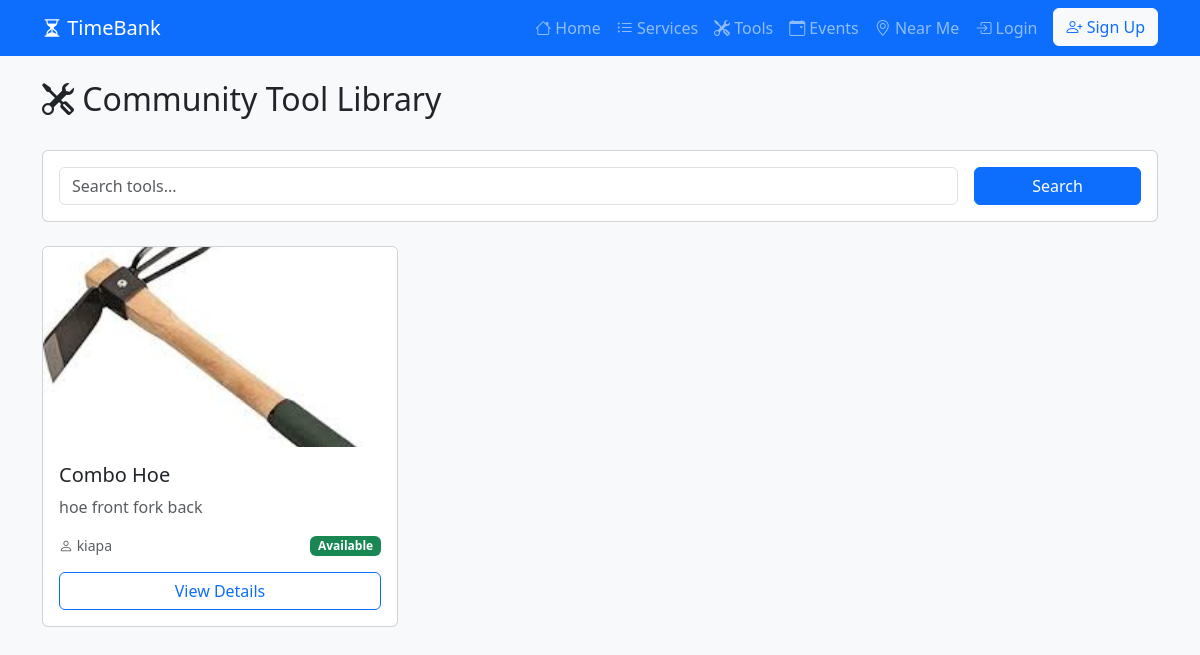
/tools/, run on an earlier commit of the app's database.
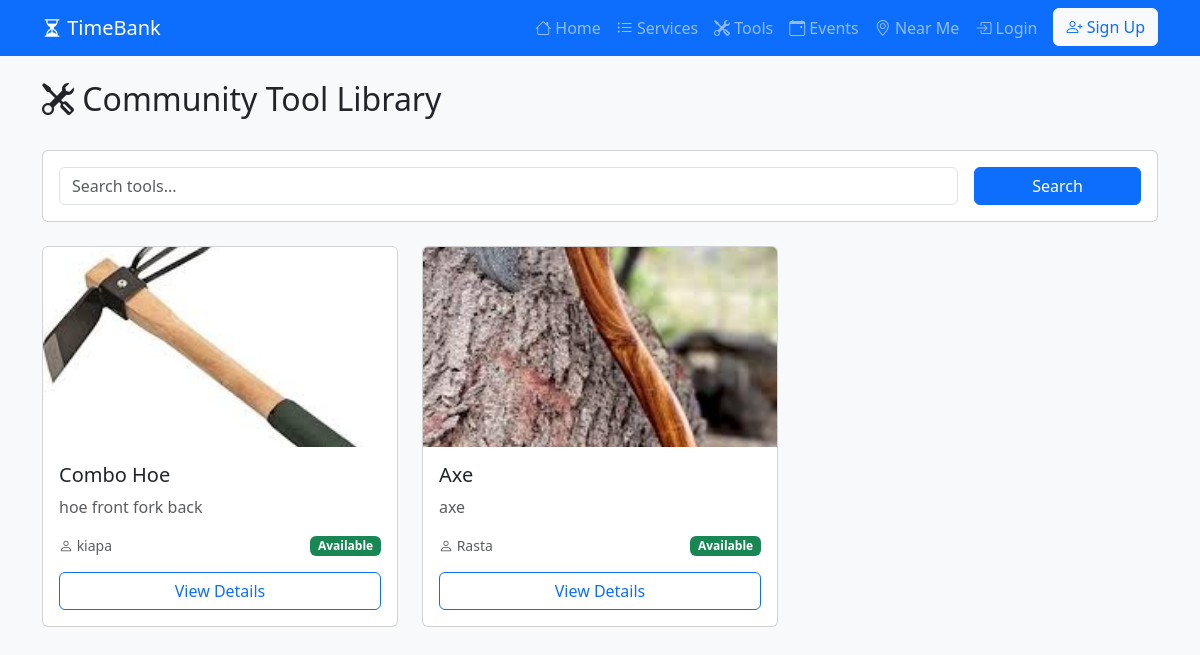
And on a later commit of the database.
### myapp/models.py (models this page shows, shortened)
class Tool(models.Model):
    owner = models.ForeignKey(User, on_delete=models.CASCADE, related_name='tools')
    name = models.CharField(max_length=100)
    description = models.TextField()
    image = models.ImageField(upload_to='tools/', blank=True, null=True)
    is_available = models.BooleanField(default=True)

### myapp/views.py (the view)
# urls.py: path('tools/', views.tool_browse, name='tool_browse'),
def tool_browse(request):
    search_query = request.GET.get('q', '')
    tools = Tool.objects.filter(is_available=True)
    if search_query:
        tools = tools.filter(
            Q(name__icontains=search_query) |
            Q(description__icontains=search_query)
        )
    context = {
        'tools': tools,
        'search_query': search_query,
    }
    return render(request, 'tools/browse.html', context)

### myapp/templates/tools/browse.html (shortened to what this page needs)
{% extends 'base.html' %}
{% block content %}
<div class="d-flex justify-content-between align-items-center mb-4">
    <h2><i class="bi bi-tools"></i> Community Tool Library</h2>
</div>
<div class="card mb-4">
    <div class="card-body">
        <form method="get" class="row g-3">
            <div class="col-md-10">
                <input type="text" class="form-control" name="q" placeholder="Search tools..." value="{{ search_query }}">
            </div>
            <div class="col-md-2">
                <button type="submit" class="btn btn-primary w-100">Search</button>
            </div>
        </form>
    </div>
</div>
<div class="row">
    {% for tool in tools %}
    <div class="col-md-4 mb-4">
        <div class="card h-100 card-hover">
            {% if tool.image %}
            <img src="{{ tool.image.url }}" class="card-img-top" style="height: 200px; object-fit: cover;">
            {% else %}
            <div class="card-img-top bg-secondary d-flex align-items-center justify-content-center" style="height: 200px;">
                <i class="bi bi-tools text-white" style="font-size: 4rem;"></i>
            </div>
            {% endif %}
            <div class="card-body">
                <h5 class="card-title">{{ tool.name }}</h5>
                <p class="card-text text-muted">{{ tool.description|truncatewords:20 }}</p>
                <div class="d-flex justify-content-between align-items-center">
                    <small class="text-muted"><i class="bi bi-person"></i> {{ tool.owner.username }}</small>
                    {% if tool.is_available %}
                    <span class="badge bg-success">Available</span>
                    {% else %}
                    <span class="badge bg-secondary">Unavailable</span>
                    {% endif %}
                </div>
                <a href="{% url 'tool_detail' tool.pk %}" class="btn btn-outline-primary w-100 mt-3">View Details</a>
            </div>
        </div>
    </div>
    {% empty %}
    <div class="col-12">
        <div class="alert alert-info"><i class="bi bi-info-circle"></i> No tools available yet.</div>
    </div>
    {% endfor %}
</div>
{% endblock %}

### myapp/templates/base.html (shortened to what this page needs)
<!DOCTYPE html>
<html lang="en">
<head>
    <link href="https://cdn.jsdelivr.net/npm/bootstrap@5.3.0/dist/css/bootstrap.min.css" rel="stylesheet">
    <link rel="stylesheet" href="https://cdn.jsdelivr.net/npm/bootstrap-icons@1.11.0/font/bootstrap-icons.css">
    <link rel="stylesheet" href="https://unpkg.com/leaflet@1.9.4/dist/leaflet.css" />
</head>
<body class="bg-light">
    <nav class="navbar navbar-expand-lg navbar-dark bg-primary">
        <div class="container">
            <a class="navbar-brand" href="{% url 'home' %}">
                <i class="bi bi-hourglass-split"></i> TimeBank
            </a>
            <div class="collapse navbar-collapse" id="navbarNav">
                <ul class="navbar-nav ms-auto">
                    <li class="nav-item">
                        <a class="nav-link" href="{% url 'home' %}">
                            <i class="bi bi-house"></i> Home
                        </a>
                    </li>
                    <li class="nav-item">
                        <a class="nav-link" href="{% url 'listing_browse' %}">
                            <i class="bi bi-list-ul"></i> Services
                        </a>
                    </li>
                    <li class="nav-item">
                        <a class="nav-link" href="{% url 'tool_browse' %}">
                            <i class="bi bi-tools"></i> Tools
                        </a>
                    </li>
                    <li class="nav-item">
                        <a class="nav-link" href="{% url 'event_browse' %}">
                            <i class="bi bi-calendar-event"></i> Events
                        </a>
                    </li>
                    <li class="nav-item">
                        <a class="nav-link" href="{% url 'map_view' %}">
                            <i class="bi bi-geo-alt"></i> Near Me
                        </a>
                    </li>
                    {% if user.is_authenticated %}
                    <li class="nav-item">
                        <a class="nav-link" href="{% url 'find_matches' %}">
                            <i class="bi bi-link-45deg"></i> Matches
                        </a>
                    </li>
                    <li class="nav-item">
                        <a class="nav-link position-relative" href="{% url 'inbox' %}">
                            <i class="bi bi-envelope"></i> Messages
                        </a>
                    </li>
                    <li class="nav-item">
                        <a class="nav-link position-relative" href="{% url 'notifications' %}">
                            <i class="bi bi-bell"></i>
                        </a>
                    </li>
                    <li class="nav-item dropdown">
                        <a class="nav-link dropdown-toggle d-flex align-items-center" href="#" id="userDropdown" role="button" data-bs-toggle="dropdown">
                            {% if user.profile.profile_picture %}
                                <img src="{{ user.profile.profile_picture.url }}"
                                     class="rounded-circle me-2"
                                     width="32"
                                     height="32"
                                     style="object-fit: cover;"
                                     alt="{{ user.username }}">
                            {% else %}
                                <div class="rounded-circle bg-primary text-white d-flex align-items-center justify-content-center me-2"
                                     style="width: 32px; height: 32px; font-size: 14px; font-weight: bold;">
                                    {{ user.username|first|upper }}
                                </div>
                            {% endif %}
                            {{ user.username }}
                        </a>
                        <ul class="dropdown-menu dropdown-menu-end">
                            <li>
                                <a class="dropdown-item" href="{% url 'dashboard' %}">
                                    <i class="bi bi-speedometer2"></i> Dashboard
                                </a>
                            </li>
                            <li>
                                <a class="dropdown-item" href="{% url 'view_profile' user.username %}">
                                    <i class="bi bi-person"></i> My Profile
                                </a>
                            </li>
                            <li>
                                <a class="dropdown-item" href="{% url 'edit_profile' %}">
                                    <i class="bi bi-person-gear"></i> Edit Profile
                                </a>
                            </li>
                            <li><hr class="dropdown-divider"></li>
                            <li>
                                <span class="dropdown-item-text">
                                    <i class="bi bi-coin text-success"></i>
                                    <strong>{{ user.profile.time_credits|floatformat:1 }}</strong> credits
                                </span>
                            </li>
                            <li><hr class="dropdown-divider"></li>
                            <li>
                                <a class="dropdown-item text-danger" href="{% url 'logout' %}">
                                    <i class="bi bi-box-arrow-right"></i> Logout
                                </a>
                            </li>
                        </ul>
                    </li>
                    {% else %}
                    <li class="nav-item">
                        <a class="nav-link" href="{% url 'login' %}">
                            <i class="bi bi-box-arrow-in-right"></i> Login
                        </a>
                    </li>
                    <li class="nav-item">
                        <a class="btn btn-light text-primary ms-2" href="{% url 'register' %}">
                            <i class="bi bi-person-plus"></i> Sign Up
                        </a>
                    </li>
                    {% endif %}
                </ul>
            </div>
        </div>
    </nav>
    <div class="container mt-4">
        {% block content %}
        {% endblock %}
    </div>
</body>
</html>

What changed in the data, as far as the page shows it:
added Tool: image (picture), name "Axe", description "axe", owner.username "Rasta", is_available "Available"
